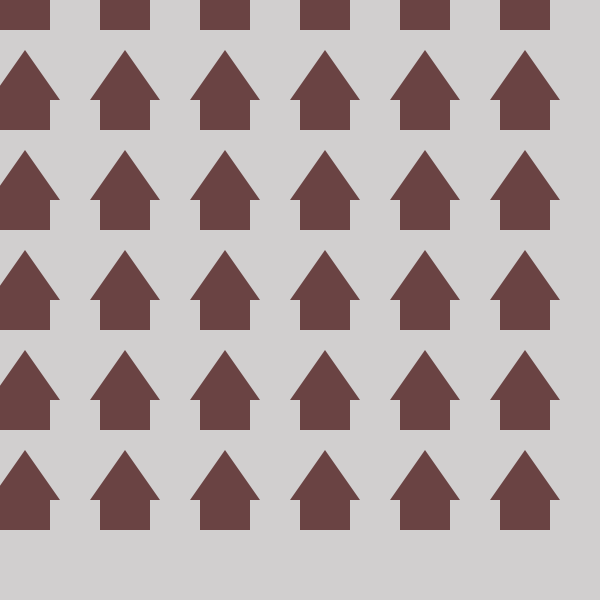
Frame 1 (no input)
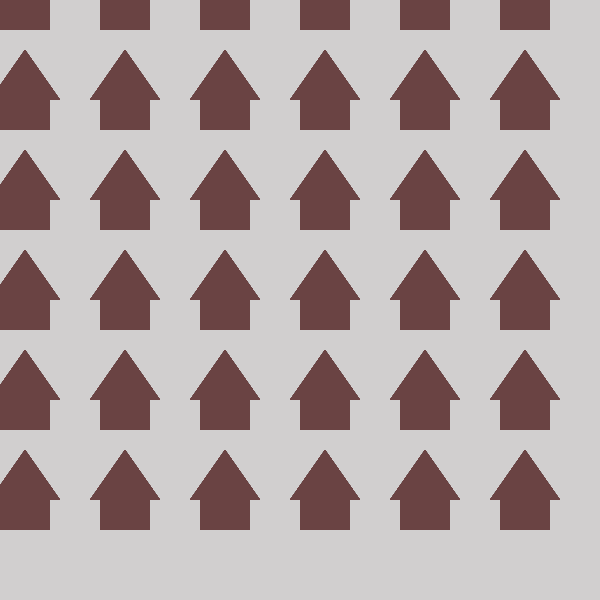
Frame 60 (the mouse pressed at the canvas centre just before this capture)
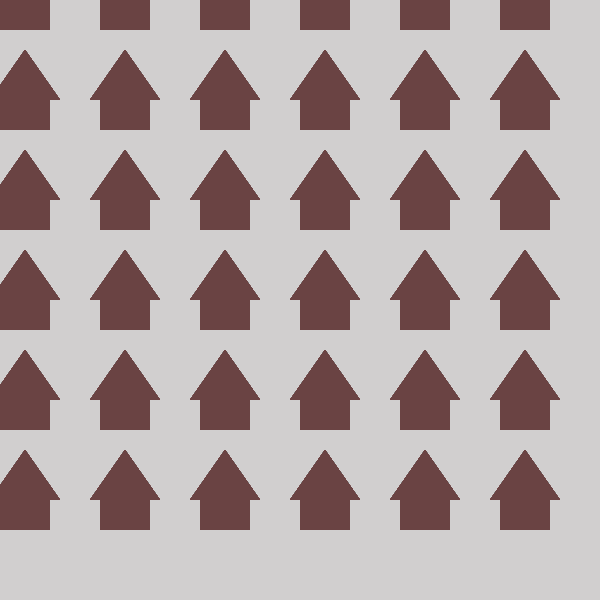
Frame 120 (the mouse held since frame 60 and released just before this capture)

The Processing sketch that drew these frames (run headless with seeded random() and noise(); from frame 60 on, the mouse is pressed at the canvas centre):

// Processing sketch: processing_51565
// ── processing_51565.pde

//HW 3    2-7-2012
//by Katy Law
//fill suburbia with trees

void setup() {
  background(#D1CFCF);
  size(600, 600);
  smooth();
  noFill();
  //colorMode(HSB, 360, 100, 100, 100);
}

void draw() {
  fill(255, 2);
 
  for (int i = 0;i<width; i+=10) {
    for (int j = 0;j<height; j+=10) {
          if(mouseX > i && mouseX < i+5 && mouseY > j && mouseY < j+5){
            fill(#155023);//if true, there will be cursor fill green
          } else {
            noFill();
          }
            noStroke();
            ellipse(i,j,50,50);//cursor ellipse tree leaves
            
             rect(i,j,10,50);//cursor rect
 if(i%100 == 0 && j%100 == 0){
   fill(#6A4343);//brown
     rect(i,j,50,30);//house
  triangle(i-10,j,i+25,j-50,i+60,j);//roof of house
  }
  //below shows up as static and as following the cursor

}

  }}
                
